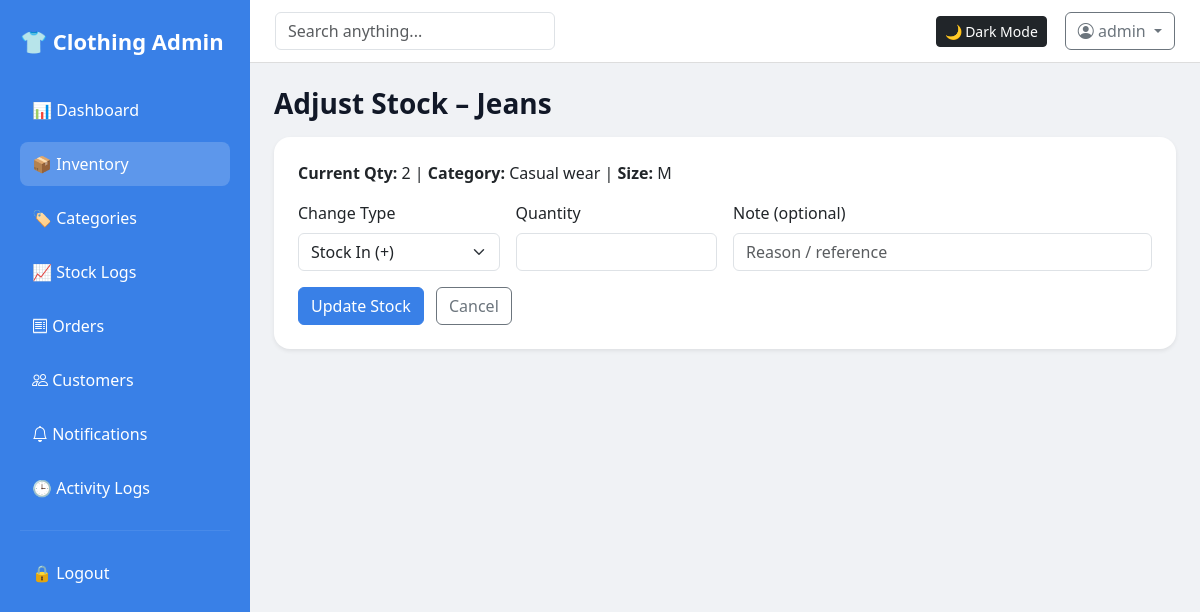
/inventory/stock/5 (signed in), run on the app's committed database.
### tables this page shows
CREATE TABLE clothing (
            id INTEGER PRIMARY KEY AUTOINCREMENT,
            name TEXT,
            category TEXT,
            size TEXT,
            quantity INTEGER,
            price REAL,
            created_at TEXT
        , image TEXT, barcode TEXT, qrcode TEXT);

### app.py (the view, shortened to what this page needs)
@app.route("/inventory/stock/<int:item_id>", methods=["GET", "POST"])
@require_login
def stock_adjust(item_id):
    db = get_db()
    item = db.execute("SELECT * FROM clothing WHERE id=?", (item_id,)).fetchone()
    if not item:
        return redirect(url_for("inventory"))
    return render_template(
        "stock_adjust.html",
        item=item,
        title="Adjust Stock"
    )

### app.py (called while the page is built)
def get_db():
    conn = sqlite3.connect(os.path.join(BASE_DIR, "inventory.db"))
    conn.row_factory = sqlite3.Row
    return conn

def require_login(f):
    @wraps(f)
    def wrapper(*args, **kwargs):
        if not session.get("admin"):
            return redirect(url_for("login"))
        return f(*args, **kwargs)
    return wrapper

### templates/stock_adjust.html (shortened to what this page needs)
{% extends "base.html" %}
{% block content %}
<h3 class="fw-bold mb-3">Adjust Stock – {{ item.name }}</h3>
<div class="card shadow-sm p-4">
    <p class="mb-3">
        <b>Current Qty:</b> {{ item.quantity }} |
        <b>Category:</b> {{ item.category }} |
        <b>Size:</b> {{ item.size }}
    </p>
    <form method="POST" class="row g-3">
        <div class="col-md-3">
            <label class="form-label">Change Type</label>
            <select name="change_type" class="form-select" required>
                <option value="in">Stock In (+)</option>
            </select>
        </div>
        <div class="col-md-3">
            <label class="form-label">Quantity</label>
            <input type="number" name="qty" class="form-control" min="0" required>
        </div>
        <div class="col-md-6">
            <label class="form-label">Note (optional)</label>
            <input type="text" name="note" class="form-control"
                   placeholder="Reason / reference">
        </div>
        <div class="col-12">
            <button class="btn btn-primary">Update Stock</button>
            <a href="{{ url_for('inventory') }}"
               class="btn btn-outline-secondary ms-2">Cancel</a>
        </div>
    </form>
</div>
{% endblock %}

### templates/base.html (style rules this page uses)
:root { --bg-main: #f0f2f5; --card-bg: #ffffff; --text-main: #111827; --sidebar-bg: #0d6efd; }
body { background: var(--bg-main); color: var(--text-main); margin: 0; }
.card { background: var(--card-bg); border: none; border-radius: 16px; }
.btn-primary { background-color: #3980e7; border-color: #3980e7; color: #fff; }

### data on the page
clothing: name "Jeans", quantity "2", category "Casual wear", size "M"

### other printed values
{{ session['admin'] }} "admin"
